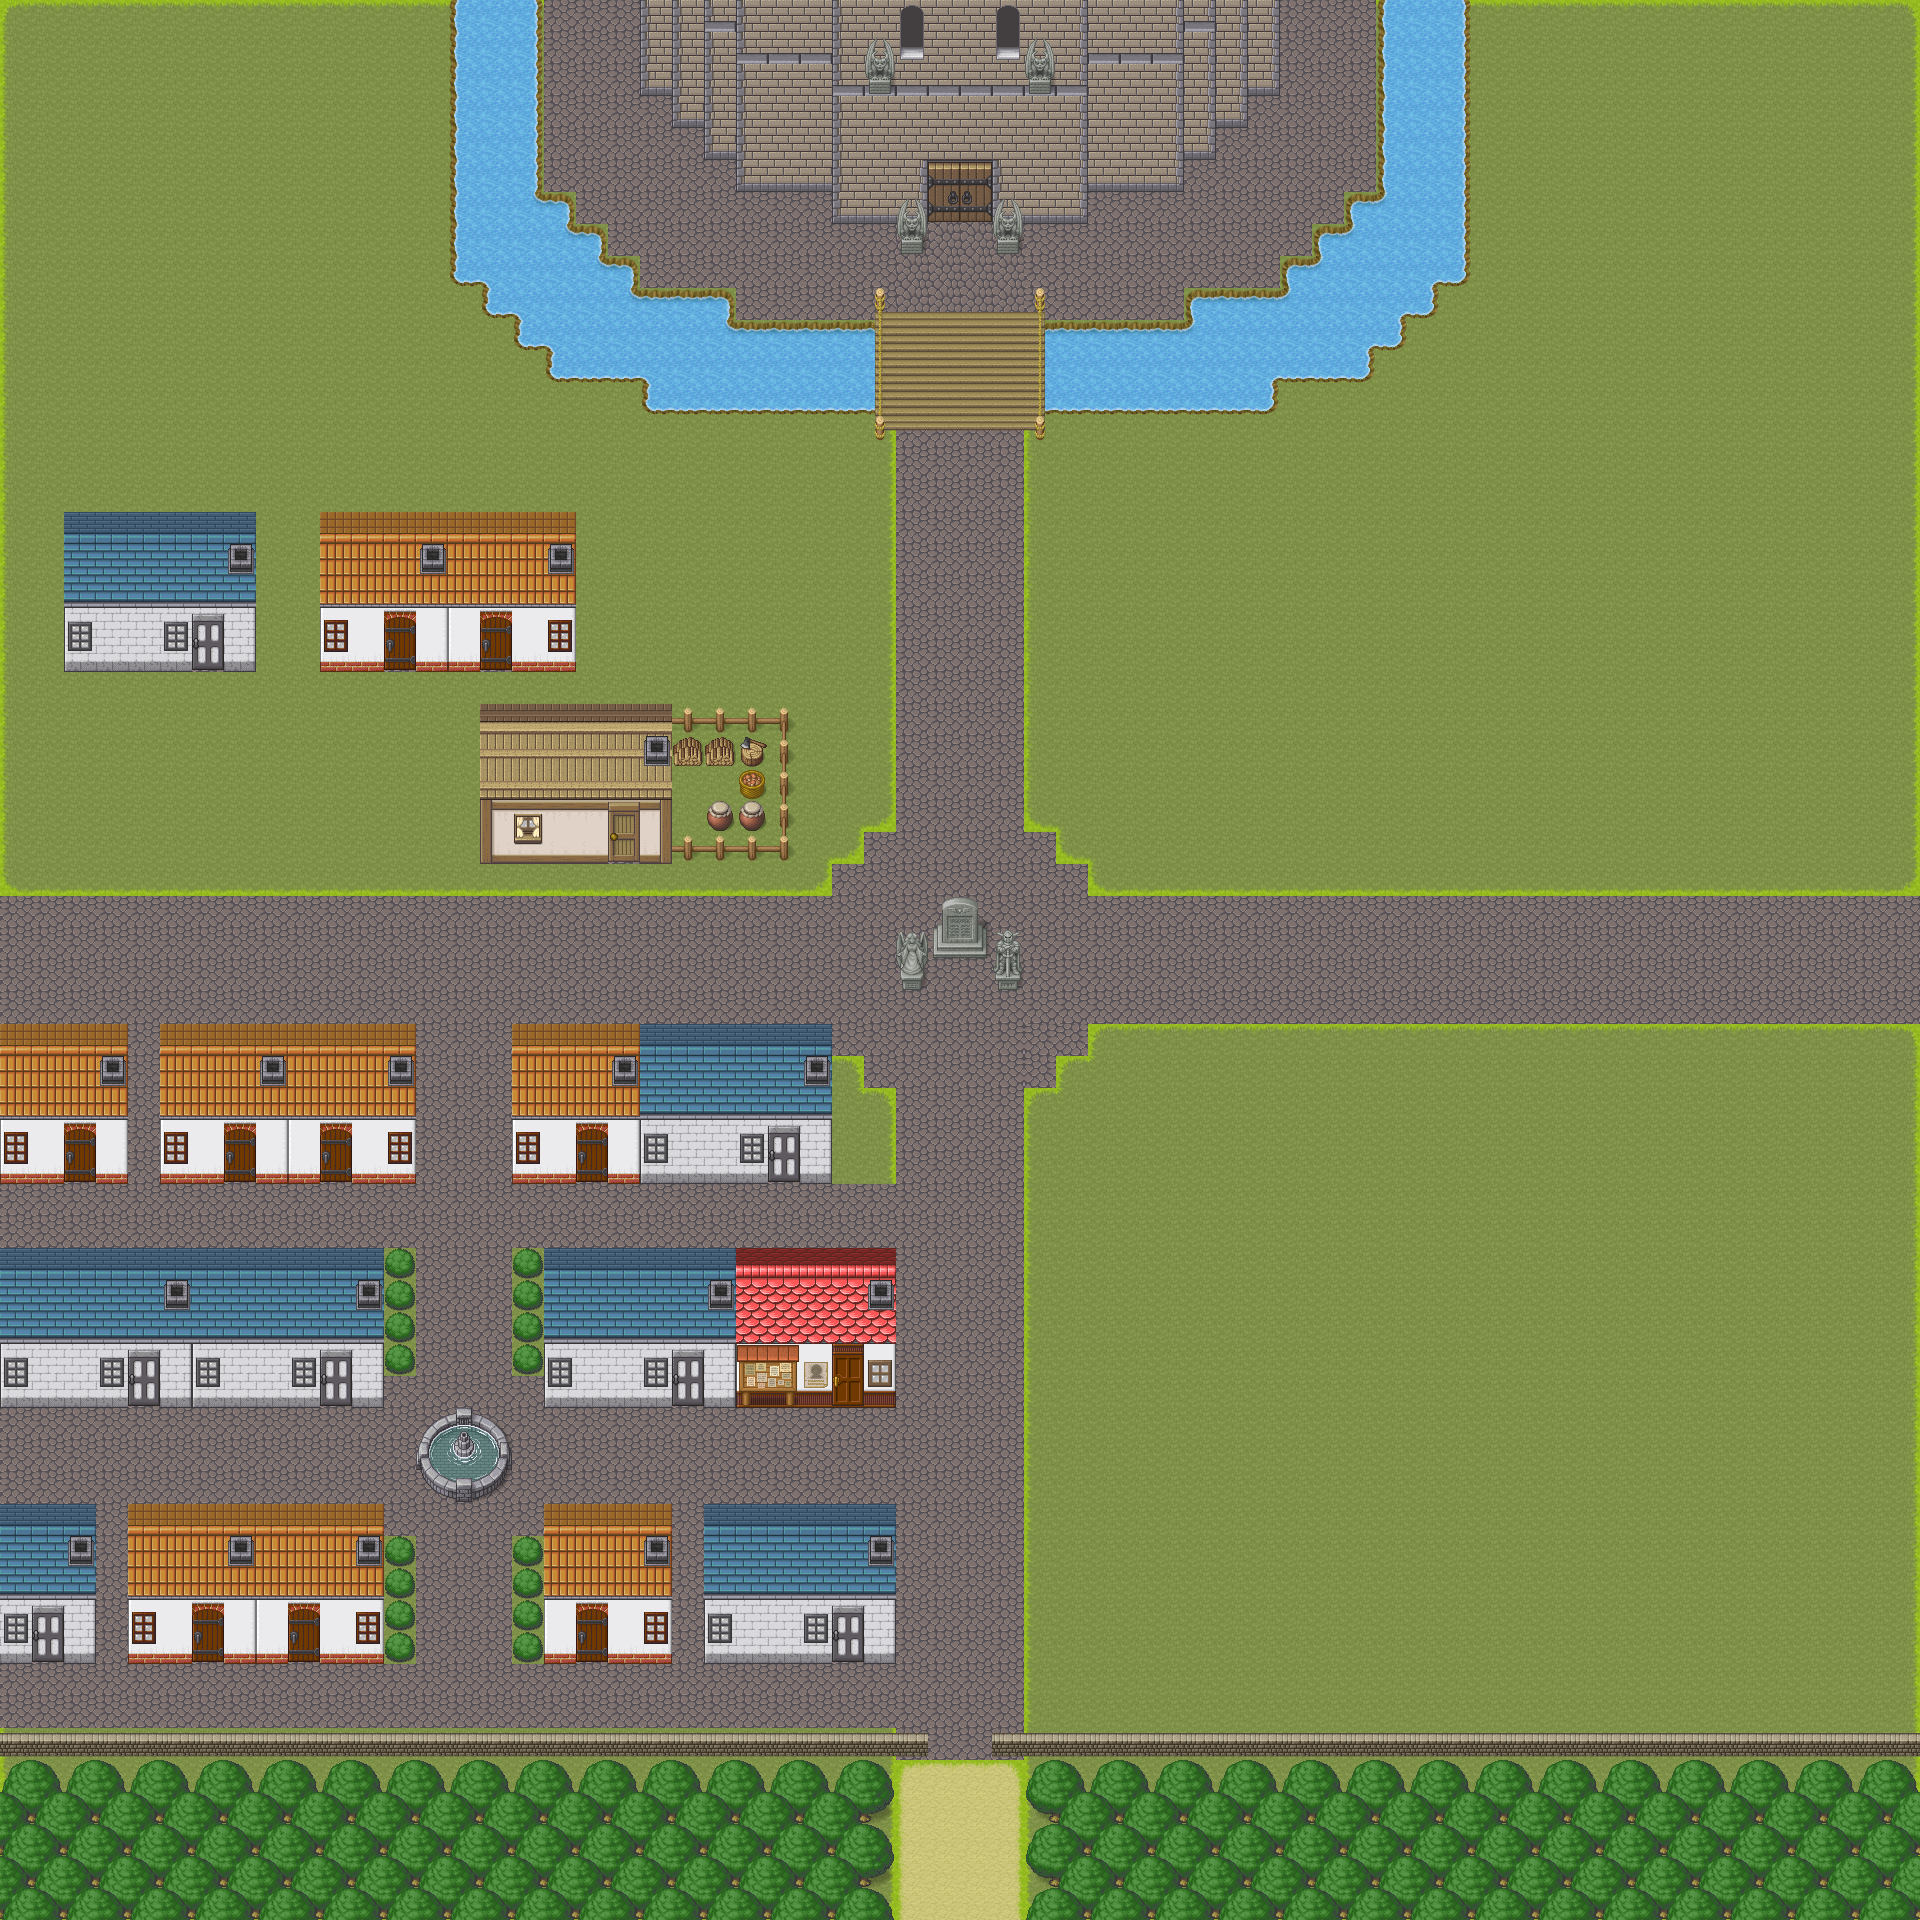

A level layout from a 2D game, rendered from its tile map. Below: a short description, then the map file with tile-grid data replaced by summaries:
An orthogonal 60x60 tile map with 32x32 px tiles, 10 tile layers (Suelo, agua, Escaleras, CasasParedes, ...), 6 tilesets.

<map version="1.5" tiledversion="1.7.2" orientation="orthogonal" renderorder="right-down" width="60" height="60" tilewidth="32" tileheight="32" infinite="0" nextlayerid="15" nextobjectid="1">
 <tileset firstgid="1" name="[Base]BaseChip_pipo" tilewidth="32" tileheight="32" tilecount="1064" columns="8">
  <image source="tiles/[Base]BaseChip_pipo.png" width="256" height="4256" />
 </tileset>
 <tileset firstgid="1065" name="[A]Dirt_pipo" tilewidth="32" tileheight="32" tilecount="336" columns="8">
  <image source="tiles/[A]Dirt_pipo.png" width="256" height="1344" />
  <wangsets>
   <wangset name="Suelo" type="corner" tile="6">
    <wangcolor name="Tierra" color="#ff0000" tile="6" probability="1" />
    <wangcolor name="Arena" color="#00ff00" tile="54" probability="1" />
    <wangcolor name="Grava" color="#0000ff" tile="102" probability="1" />
    <wangcolor name="Terreno" color="#ff7700" tile="150" probability="1" />
    <wangcolor name="Tierra2" color="#00e9ff" tile="198" probability="1" />
    <wangcolor name="Arena2" color="#ff00d8" tile="246" probability="1" />
    <wangcolor name="Grava" color="#ffff00" tile="294" probability="1" />
    <wangtile tileid="5" wangid="0,0,0,1,0,0,0,0" />
    <wangtile tileid="6" wangid="0,0,0,1,0,1,0,0" />
    <wangtile tileid="7" wangid="0,0,0,0,0,1,0,0" />
    <wangtile tileid="13" wangid="0,1,0,1,0,0,0,0" />
    <wangtile tileid="14" wangid="0,1,0,1,0,1,0,1" />
    <wangtile tileid="15" wangid="0,0,0,0,0,1,0,1" />
    <wangtile tileid="21" wangid="0,1,0,0,0,0,0,0" />
    <wangtile tileid="22" wangid="0,1,0,0,0,0,0,1" />
    <wangtile tileid="23" wangid="0,0,0,0,0,0,0,1" />
    <wangtile tileid="28" wangid="0,1,0,0,0,1,0,1" />
    <wangtile tileid="29" wangid="0,1,0,1,0,0,0,1" />
    <wangtile tileid="36" wangid="0,0,0,1,0,1,0,1" />
    <wangtile tileid="37" wangid="0,1,0,1,0,1,0,0" />
    <wangtile tileid="53" wangid="0,0,0,2,0,0,0,0" />
    <wangtile tileid="54" wangid="0,0,0,2,0,2,0,0" />
    <wangtile tileid="55" wangid="0,0,0,0,0,2,0,0" />
    <wangtile tileid="61" wangid="0,2,0,2,0,0,0,0" />
    <wangtile tileid="62" wangid="0,2,0,2,0,2,0,2" />
    <wangtile tileid="63" wangid="0,0,0,0,0,2,0,2" />
    <wangtile tileid="69" wangid="0,2,0,0,0,0,0,0" />
    <wangtile tileid="70" wangid="0,2,0,0,0,0,0,2" />
    <wangtile tileid="71" wangid="0,0,0,0,0,0,0,2" />
    <wangtile tileid="76" wangid="0,2,0,0,0,2,0,2" />
    <wangtile tileid="77" wangid="0,2,0,2,0,0,0,2" />
    <wangtile tileid="84" wangid="0,0,0,2,0,2,0,2" />
    <wangtile tileid="85" wangid="0,2,0,2,0,2,0,0" />
    <wangtile tileid="101" wangid="0,0,0,3,0,0,0,0" />
    <wangtile tileid="102" wangid="0,0,0,3,0,3,0,0" />
    <wangtile tileid="103" wangid="0,0,0,0,0,3,0,0" />
    <wangtile tileid="109" wangid="0,3,0,3,0,0,0,0" />
    <wangtile tileid="110" wangid="0,3,0,3,0,3,0,3" />
    <wangtile tileid="111" wangid="0,0,0,0,0,3,0,3" />
    <wangtile tileid="117" wangid="0,3,0,0,0,0,0,0" />
    <wangtile tileid="118" wangid="0,3,0,0,0,0,0,3" />
    <wangtile tileid="119" wangid="0,0,0,0,0,0,0,3" />
    <wangtile tileid="124" wangid="0,3,0,0,0,3,0,3" />
    <wangtile tileid="125" wangid="0,3,0,3,0,0,0,3" />
    <wangtile tileid="132" wangid="0,0,0,3,0,3,0,3" />
    <wangtile tileid="133" wangid="0,3,0,3,0,3,0,0" />
    <wangtile tileid="149" wangid="0,0,0,4,0,0,0,0" />
    <wangtile tileid="150" wangid="0,0,0,4,0,4,0,0" />
    <wangtile tileid="151" wangid="0,0,0,0,0,4,0,0" />
    <wangtile tileid="157" wangid="0,4,0,4,0,0,0,0" />
    <wangtile tileid="158" wangid="0,4,0,4,0,4,0,4" />
    <wangtile tileid="159" wangid="0,0,0,0,0,4,0,4" />
    <wangtile tileid="165" wangid="0,4,0,0,0,0,0,0" />
    <wangtile tileid="166" wangid="0,4,0,0,0,0,0,4" />
    <wangtile tileid="167" wangid="0,0,0,0,0,0,0,4" />
    <wangtile tileid="172" wangid="0,4,0,0,0,4,0,4" />
    <wangtile tileid="173" wangid="0,4,0,4,0,0,0,4" />
    <wangtile tileid="180" wangid="0,0,0,4,0,4,0,4" />
    <wangtile tileid="181" wangid="0,4,0,4,0,4,0,0" />
    <wangtile tileid="197" wangid="0,0,0,5,0,0,0,0" />
    <wangtile tileid="198" wangid="0,0,0,5,0,5,0,0" />
    <wangtile tileid="199" wangid="0,0,0,0,0,5,0,0" />
    <wangtile tileid="205" wangid="0,5,0,5,0,0,0,0" />
    <wangtile tileid="206" wangid="0,5,0,5,0,5,0,5" />
    <wangtile tileid="207" wangid="0,0,0,0,0,5,0,5" />
    <wangtile tileid="213" wangid="0,5,0,0,0,0,0,0" />
    <wangtile tileid="214" wangid="0,5,0,0,0,0,0,5" />
    <wangtile tileid="215" wangid="0,0,0,0,0,0,0,5" />
    <wangtile tileid="220" wangid="0,5,0,0,0,5,0,5" />
    <wangtile tileid="221" wangid="0,5,0,5,0,0,0,5" />
    <wangtile tileid="228" wangid="0,0,0,5,0,5,0,5" />
    <wangtile tileid="229" wangid="0,5,0,5,0,5,0,0" />
    <wangtile tileid="245" wangid="0,0,0,6,0,0,0,0" />
    <wangtile tileid="246" wangid="0,0,0,6,0,6,0,0" />
    <wangtile tileid="247" wangid="0,0,0,0,0,6,0,0" />
    <wangtile tileid="253" wangid="0,6,0,6,0,0,0,0" />
    <wangtile tileid="254" wangid="0,6,0,6,0,6,0,6" />
    <wangtile tileid="255" wangid="0,0,0,0,0,6,0,6" />
    <wangtile tileid="261" wangid="0,6,0,0,0,0,0,0" />
    <wangtile tileid="262" wangid="0,6,0,0,0,0,0,6" />
    <wangtile tileid="263" wangid="0,0,0,0,0,0,0,6" />
    <wangtile tileid="268" wangid="0,6,0,0,0,6,0,6" />
    <wangtile tileid="269" wangid="0,6,0,6,0,0,0,6" />
    <wangtile tileid="276" wangid="0,0,0,6,0,6,0,6" />
    <wangtile tileid="277" wangid="0,6,0,6,0,6,0,0" />
    <wangtile tileid="293" wangid="0,0,0,7,0,0,0,0" />
    <wangtile tileid="294" wangid="0,0,0,7,0,7,0,0" />
    <wangtile tileid="295" wangid="0,0,0,0,0,7,0,0" />
    <wangtile tileid="301" wangid="0,7,0,7,0,0,0,0" />
    <wangtile tileid="302" wangid="0,7,0,7,0,7,0,7" />
    <wangtile tileid="303" wangid="0,0,0,0,0,7,0,7" />
    <wangtile tileid="309" wangid="0,7,0,0,0,0,0,0" />
    <wangtile tileid="310" wangid="0,7,0,0,0,0,0,7" />
    <wangtile tileid="311" wangid="0,0,0,0,0,0,0,7" />
    <wangtile tileid="316" wangid="0,7,0,0,0,7,0,7" />
    <wangtile tileid="317" wangid="0,7,0,7,0,0,0,7" />
    <wangtile tileid="324" wangid="0,0,0,7,0,7,0,7" />
    <wangtile tileid="325" wangid="0,7,0,7,0,7,0,0" />
   </wangset>
  </wangsets>
 </tileset>
 <tileset firstgid="1401" name="[A]Wall-Up_pipo" tilewidth="32" tileheight="32" tilecount="96" columns="8">
  <image source="tiles/[A]Wall-Up_pipo.png" width="256" height="384" />
  <wangsets>
   <wangset name="WallUp" type="corner" tile="6">
    <wangcolor name="WallUp1" color="#ff0000" tile="6" probability="1" />
    <wangcolor name="WallUp2" color="#00ff00" tile="54" probability="1" />
    <wangtile tileid="5" wangid="0,0,0,1,0,0,0,0" />
    <wangtile tileid="6" wangid="0,0,0,1,0,1,0,0" />
    <wangtile tileid="7" wangid="0,0,0,0,0,1,0,0" />
    <wangtile tileid="13" wangid="0,1,0,1,0,0,0,0" />
    <wangtile tileid="14" wangid="0,1,0,1,0,1,0,1" />
    <wangtile tileid="15" wangid="0,0,0,0,0,1,0,1" />
    <wangtile tileid="21" wangid="0,1,0,0,0,0,0,0" />
    <wangtile tileid="22" wangid="0,1,0,0,0,0,0,1" />
    <wangtile tileid="23" wangid="0,0,0,0,0,0,0,1" />
    <wangtile tileid="28" wangid="0,1,0,0,0,1,0,1" />
    <wangtile tileid="29" wangid="0,1,0,1,0,0,0,1" />
    <wangtile tileid="36" wangid="0,0,0,1,0,1,0,1" />
    <wangtile tileid="37" wangid="0,1,0,1,0,1,0,0" />
    <wangtile tileid="53" wangid="0,0,0,2,0,0,0,0" />
    <wangtile tileid="54" wangid="0,0,0,2,0,2,0,0" />
    <wangtile tileid="55" wangid="0,0,0,0,0,2,0,0" />
    <wangtile tileid="61" wangid="0,2,0,2,0,0,0,0" />
    <wangtile tileid="62" wangid="0,2,0,2,0,2,0,2" />
    <wangtile tileid="63" wangid="0,0,0,0,0,2,0,2" />
    <wangtile tileid="69" wangid="0,2,0,0,0,0,0,0" />
    <wangtile tileid="70" wangid="0,2,0,0,0,0,0,2" />
    <wangtile tileid="71" wangid="0,0,0,0,0,0,0,2" />
    <wangtile tileid="76" wangid="0,2,0,0,0,2,0,2" />
    <wangtile tileid="77" wangid="0,2,0,2,0,0,0,2" />
    <wangtile tileid="84" wangid="0,0,0,2,0,2,0,2" />
    <wangtile tileid="85" wangid="0,2,0,2,0,2,0,0" />
   </wangset>
  </wangsets>
 </tileset>
 <tileset firstgid="1497" source="tiles/[A]Grass_pipo.tsx" />
 <tileset firstgid="2025" name="LightShadow_pipo" tilewidth="32" tileheight="32" tilecount="48" columns="8">
  <image source="tiles/LightShadow_pipo.png" width="256" height="192" />
 </tileset>
 <tileset firstgid="2073" source="tiles/[A]Water_pipo.tsx" />
 <layer id="1" name="Suelo" width="60" height="60">
  <data>[3600 cells, 3600 non-empty, 20 distinct tile ids]</data>
 </layer>
 <layer id="9" name="agua" width="60" height="60">
  <data>[3600 cells, 156 non-empty, 13 distinct tile ids]</data>
 </layer>
 <layer id="8" name="Escaleras" width="60" height="60">
  <data>[3600 cells, 30 non-empty, 9 distinct tile ids]</data>
 </layer>
 <layer id="2" name="CasasParedes" width="60" height="60">
  <data>[3600 cells, 710 non-empty, 46 distinct tile ids]</data>
 </layer>
 <layer id="4" name="Puerta" width="60" height="60">
  <data>[3600 cells, 64 non-empty, 16 distinct tile ids]</data>
 </layer>
 <layer id="7" name="Decoraciones" width="60" height="60">
  <data>[3600 cells, 330 non-empty, 52 distinct tile ids]</data>
 </layer>
 <layer id="10" name="Arboles" width="60" height="60">
  <data>[3600 cells, 54 non-empty, 2 distinct tile ids]</data>
 </layer>
 <layer id="12" name="Arboles2" width="60" height="60">
  <data>[3600 cells, 112 non-empty, 4 distinct tile ids]</data>
 </layer>
 <layer id="13" name="Arboles3" width="60" height="60">
  <data>[3600 cells, 108 non-empty, 4 distinct tile ids]</data>
 </layer>
 <layer id="14" name="Arboles4" width="60" height="60">
  <data>[3600 cells, 56 non-empty, 2 distinct tile ids]</data>
 </layer>
</map>
